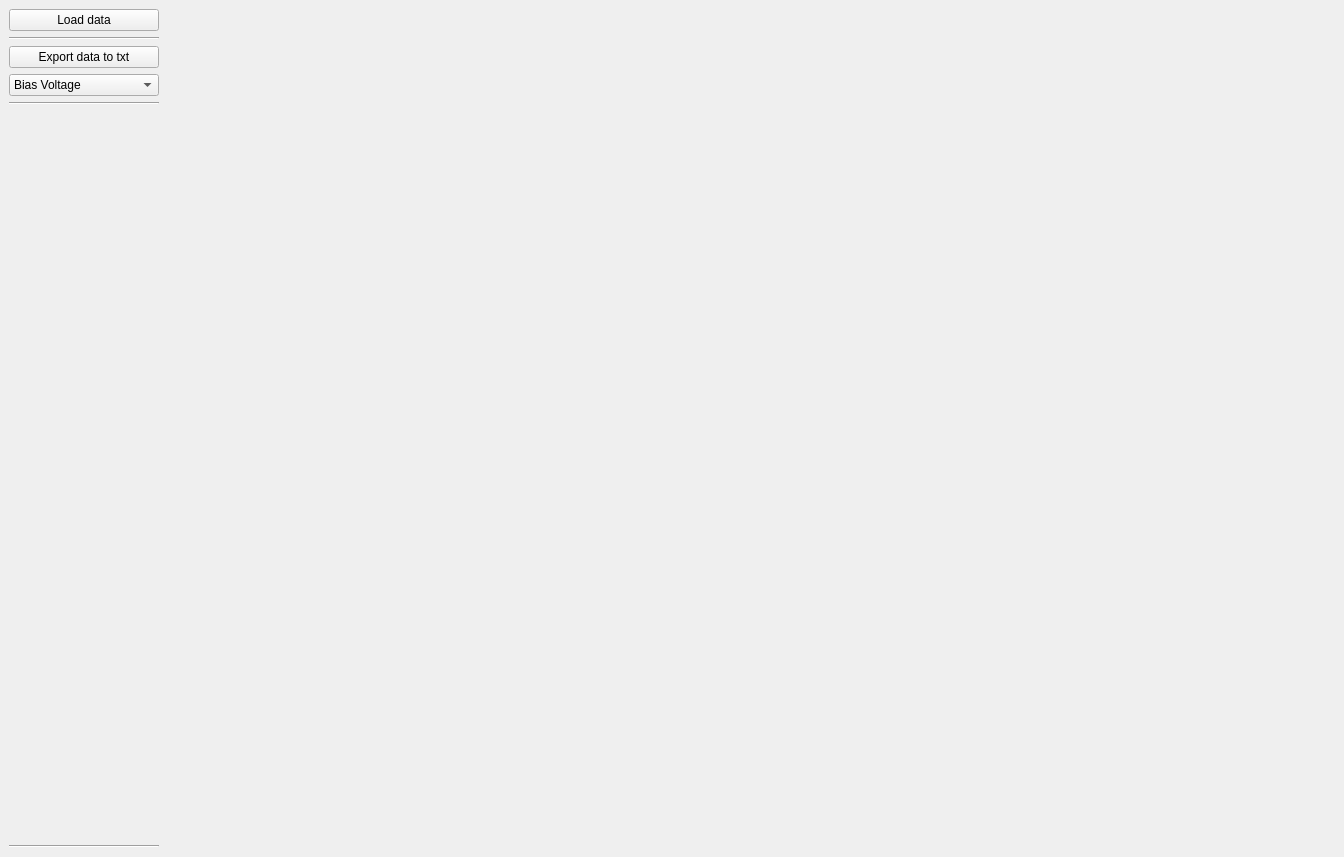
<?xml version="1.0" encoding="UTF-8"?>
<ui version="4.0">
 <class>main</class>
 <widget class="QMainWindow" name="main">
  <property name="geometry">
   <rect>
    <x>0</x>
    <y>0</y>
    <width>1344</width>
    <height>857</height>
   </rect>
  </property>
  <property name="windowTitle">
   <string>Malus - Logbook Viewer</string>
  </property>
  <widget class="QWidget" name="centralwidget">
   <layout class="QHBoxLayout" name="horizontalLayout">
    <item>
     <layout class="QVBoxLayout" name="verticalLayout">
      <item>
       <widget class="QPushButton" name="load_data_button">
        <property name="text">
         <string>Load data</string>
        </property>
       </widget>
      </item>
      <item>
       <widget class="Line" name="line">
        <property name="orientation">
         <enum>Qt::Horizontal</enum>
        </property>
       </widget>
      </item>
      <item>
       <widget class="QPushButton" name="export_button">
        <property name="text">
         <string>Export data to txt</string>
        </property>
       </widget>
      </item>
      <item>
       <widget class="QComboBox" name="selected_item">
        <property name="minimumSize">
         <size>
          <width>150</width>
          <height>0</height>
         </size>
        </property>
        <item>
         <property name="text">
          <string>Bias Voltage</string>
         </property>
        </item>
        <item>
         <property name="text">
          <string>Coil 1 current</string>
         </property>
        </item>
        <item>
         <property name="text">
          <string>Coil 2 current</string>
         </property>
        </item>
        <item>
         <property name="text">
          <string>MDX 1 Power</string>
         </property>
        </item>
        <item>
         <property name="text">
          <string>MDX 1 Current</string>
         </property>
        </item>
        <item>
         <property name="text">
          <string>MDX 1 Voltage</string>
         </property>
        </item>
        <item>
         <property name="text">
          <string>MDX 2 Power</string>
         </property>
        </item>
        <item>
         <property name="text">
          <string>MDX 2 Current</string>
         </property>
        </item>
        <item>
         <property name="text">
          <string>MDX 2 Voltage</string>
         </property>
        </item>
        <item>
         <property name="text">
          <string>Ar Flow (SCCM)</string>
         </property>
        </item>
        <item>
         <property name="text">
          <string>N2 Flow (SCCM)</string>
         </property>
        </item>
        <item>
         <property name="text">
          <string>Delay per second</string>
         </property>
        </item>
        <item>
         <property name="text">
          <string>Total delay</string>
         </property>
        </item>
       </widget>
      </item>
      <item>
       <widget class="Line" name="line_2">
        <property name="orientation">
         <enum>Qt::Horizontal</enum>
        </property>
       </widget>
      </item>
      <item>
       <spacer name="verticalSpacer">
        <property name="orientation">
         <enum>Qt::Vertical</enum>
        </property>
        <property name="sizeHint" stdset="0">
         <size>
          <width>20</width>
          <height>40</height>
         </size>
        </property>
       </spacer>
      </item>
      <item>
       <widget class="Line" name="line_4">
        <property name="orientation">
         <enum>Qt::Horizontal</enum>
        </property>
       </widget>
      </item>
     </layout>
    </item>
    <item>
     <layout class="QGridLayout" name="gridLayout">
      <item row="0" column="0">
       <layout class="QVBoxLayout" name="graphlayout">
        <item>
         <spacer name="horizontalSpacer">
          <property name="orientation">
           <enum>Qt::Horizontal</enum>
          </property>
          <property name="sizeType">
           <enum>QSizePolicy::Expanding</enum>
          </property>
          <property name="sizeHint" stdset="0">
           <size>
            <width>40</width>
            <height>20</height>
           </size>
          </property>
         </spacer>
        </item>
       </layout>
      </item>
     </layout>
    </item>
   </layout>
  </widget>
  <action name="actionOpen_SampleDB">
   <property name="text">
    <string>Open SampleDB</string>
   </property>
   <property name="shortcut">
    <string comment="test" extracomment="test"/>
   </property>
   <property name="shortcutVisibleInContextMenu">
    <bool>true</bool>
   </property>
  </action>
  <action name="actionAbout">
   <property name="text">
    <string>About</string>
   </property>
  </action>
  <action name="actionOff_specular">
   <property name="text">
    <string>Off-specular</string>
   </property>
  </action>
  <action name="actionNeutrons">
   <property name="text">
    <string>Neutrons</string>
   </property>
  </action>
  <action name="actionX_Rays">
   <property name="text">
    <string>X-Rays</string>
   </property>
  </action>
  <action name="actionOpen_single_specular_file">
   <property name="text">
    <string>Open single specular file</string>
   </property>
  </action>
  <action name="actionSpecular_X_ray">
   <property name="text">
    <string>Specular X-ray</string>
   </property>
  </action>
  <action name="menuXraySource">
   <property name="text">
    <string>X-rays</string>
   </property>
  </action>
  <action name="menuNeutronSource">
   <property name="text">
    <string>Neutrons</string>
   </property>
  </action>
  <action name="actionSpecular_neutron">
   <property name="text">
    <string>Specular neutron</string>
   </property>
  </action>
  <action name="actionOff_specular_neutron">
   <property name="text">
    <string>Off-specular neutron</string>
   </property>
  </action>
  <action name="actionData_tools">
   <property name="text">
    <string>General analysis</string>
   </property>
  </action>
  <action name="actionDetect_peaks">
   <property name="text">
    <string>Detect peaks</string>
   </property>
  </action>
  <action name="actionSettings">
   <property name="text">
    <string>Settings</string>
   </property>
  </action>
 </widget>
 <resources/>
 <connections/>
</ui>
